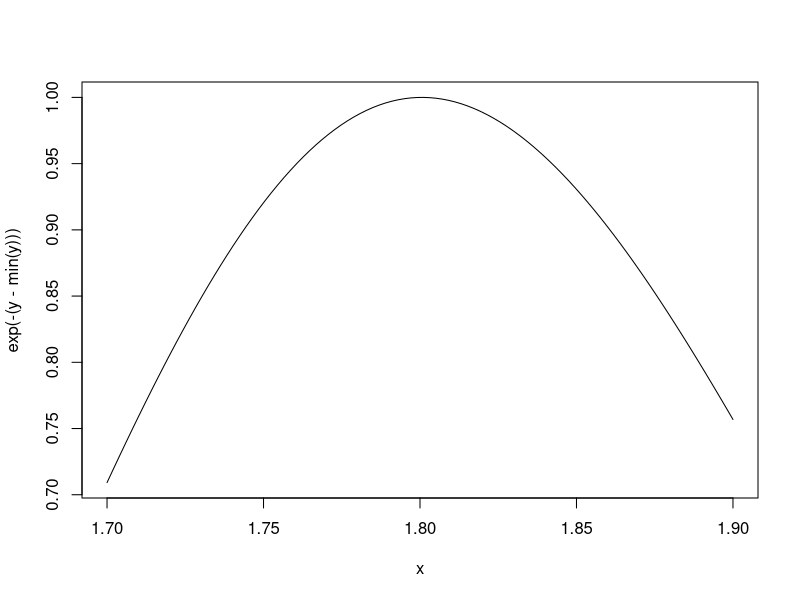
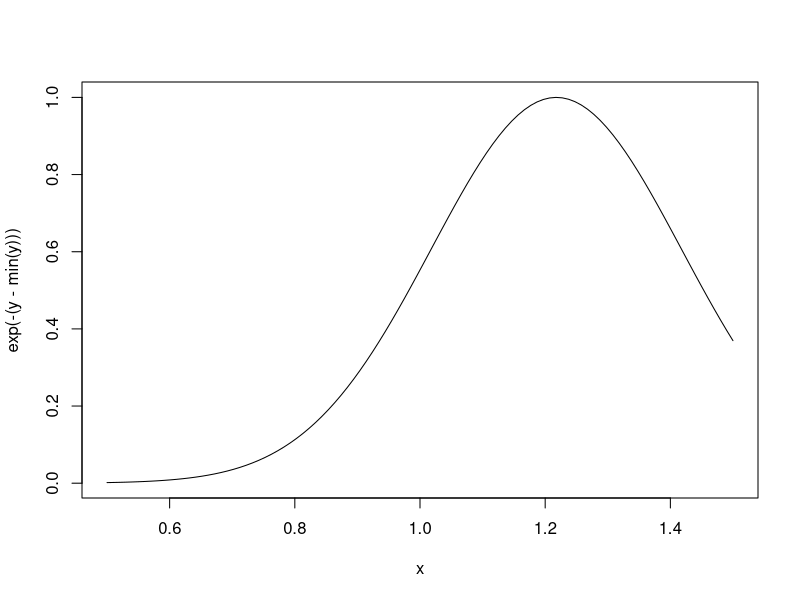

These figures' R source, in order:
## ---- chunk 1
make.NegLogLik <- function(data, fixed=c(FALSE,FALSE)) {
        params <- fixed
        function(p) {
                params[!fixed] <- p
                mu <- params[1]
                sigma <- params[2]
                a <- -0.5*length(data)*log(2*pi*sigma^2)
                b <- -0.5*sum((data-mu)^2) / (sigma^2)
                -(a + b)
        } 
}
## ---- chunk 2
set.seed(1); normals <- rnorm(100, 1, 2)
## ---- chunk 3
nLL <- make.NegLogLik(normals)
nLL
ls(environment(nLL))
## ---- chunk 4
optim(c(mu = 0, sigma = 1), nLL)$par
## ---- chunk 5
nLL <- make.NegLogLik(normals, c(FALSE, 2))
optimize(nLL, c(-1, 3))$minimum
## ---- chunk 6
nLL <- make.NegLogLik(normals, c(1, FALSE))
optimize(nLL, c(1e-6, 10))$minimum
## ---- chunk 7
nLL <- make.NegLogLik(normals, c(1, FALSE))
x <- seq(1.7, 1.9, len = 100)
y <- sapply(x, nLL)
plot(x, exp(-(y - min(y))), type = "l")
## ---- chunk 8
nLL <- make.NegLogLik(normals, c(FALSE, 2))
x <- seq(0.5, 1.5, len = 100)
y <- sapply(x, nLL)
plot(x, exp(-(y - min(y))), type = "l")
## ---- chunk 9
library(stats4)
set.seed(1); normals <- rnorm(100, 1, 2)
nll <- function(sigma, mu) {
                a <- -0.5*length(normals)*log(2*pi*sigma^2)
                b <- -0.5*sum((normals-mu)^2) / (sigma^2)
                return(-(a + b))
        } 

mleout <- mle(minuslogl=nll,start=list(sigma=2,mu=2))
summary(mleout)
## ---- chunk 10
nll <- function(sigma, mu) {
                a <- -0.5*length(normals)*log(2*pi*sigma^2)
                b <- -0.5*sum((normals-mu)^2) / (sigma^2)
                return(-(a + b))
        } 
mleout <- mle(minuslogl=nll,start=list(sigma=2,mu=2),fixed=list(sigma=2))
summary(mleout)
## ---- chunk 11
nll <- function(sigma, mu) {
                a <- -0.5*length(normals)*log(2*pi*sigma^2)
                b <- -0.5*sum((normals-mu)^2) / (sigma^2)
                return(-(a + b))
        } 
mleout <- mle(minuslogl=nll,start=list(sigma=2,mu=2),fixed=list(mu=1))
summary(mleout)
